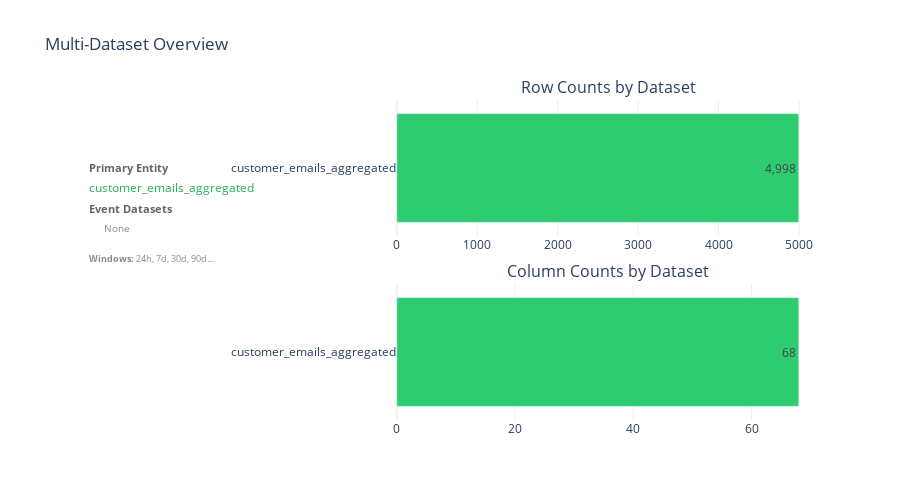

This figure's notebook cell:
### Markdown cell above
## 5.2 Multi-Dataset Dashboard

### Code cell
# Create multi-dataset findings and visual dashboard
multi = manager.create_multi_dataset_findings()

if len(datasets) > 0:
    # Prepare data for visualization
    names = [ds.name for ds in datasets]
    rows = [ds.row_count for ds in datasets]
    cols = [ds.column_count for ds in datasets]
    granularities = ["Entity" if ds.granularity == DatasetGranularity.ENTITY_LEVEL else "Event" 
                     for ds in datasets]
    colors = ["#2ecc71" if ds.granularity == DatasetGranularity.ENTITY_LEVEL else "#3498db"
              for ds in datasets]

    # Create dashboard with metrics column + horizontal bar charts
    fig = make_subplots(
        rows=2, cols=2,
        column_widths=[0.35, 0.65],
        row_heights=[0.5, 0.5],
        specs=[[{"type": "xy", "rowspan": 2}, {"type": "bar"}],
               [None, {"type": "bar"}]],
        subplot_titles=("", "Row Counts by Dataset", "Column Counts by Dataset"),
        horizontal_spacing=0.12,
        vertical_spacing=0.15
    )

    # Left panel: invisible placeholder for metrics
    fig.add_trace(go.Scatter(x=[0], y=[0], mode='markers', marker=dict(opacity=0), showlegend=False), row=1, col=1)

    # Top right: Horizontal bar chart for row counts (names readable on y-axis)
    fig.add_trace(
        go.Bar(y=names, x=rows, orientation='h', marker_color=colors, name="Rows",
               text=[f"{r:,}" for r in rows], textposition="auto",
               hovertemplate="%{y}: %{x:,} rows<extra></extra>"),
        row=1, col=2
    )

    # Bottom right: Horizontal bar chart for column counts
    fig.add_trace(
        go.Bar(y=names, x=cols, orientation='h', marker_color=colors, name="Columns",
               text=cols, textposition="auto",
               hovertemplate="%{y}: %{x} columns<extra></extra>"),
        row=2, col=2
    )

    # Build metrics text for left panel (expandable list format)
    annotations = []
    y_pos = 0.98

    # Total Datasets (label + value)
    annotations.append(dict(x=0.01, y=y_pos, xref="paper", yref="paper",
        text="<b>Total Datasets</b>", showarrow=False, font=dict(size=11, color="#666"), xanchor="left"))
    y_pos -= 0.06
    annotations.append(dict(x=0.01, y=y_pos, xref="paper", yref="paper",
        text=f"<b>{len(multi.datasets)}</b>", showarrow=False, font=dict(size=18, color="#2c3e50"), xanchor="left"))
    y_pos -= 0.10

    # Primary Entity Dataset
    primary_name = multi.primary_entity_dataset or "Not detected"
    primary_color = "#27ae60" if multi.primary_entity_dataset else "#e74c3c"
    annotations.append(dict(x=0.01, y=y_pos, xref="paper", yref="paper",
        text="<b>Primary Entity</b>", showarrow=False, font=dict(size=11, color="#666"), xanchor="left"))
    y_pos -= 0.06
    annotations.append(dict(x=0.01, y=y_pos, xref="paper", yref="paper",
        text=f"<span style='color:{primary_color}'>{primary_name}</span>", 
        showarrow=False, font=dict(size=12), xanchor="left"))
    y_pos -= 0.10

    # Event Datasets (expandable list - one per row)
    annotations.append(dict(x=0.01, y=y_pos, xref="paper", yref="paper",
        text="<b>Event Datasets</b>", showarrow=False, font=dict(size=11, color="#666"), xanchor="left"))
    y_pos -= 0.06
    
    if multi.event_datasets:
        # Show each event dataset on its own line (supports 20+ datasets)
        max_display = min(len(multi.event_datasets), 8)  # Show up to 8, then summarize
        for i, event_name in enumerate(multi.event_datasets[:max_display]):
            annotations.append(dict(x=0.03, y=y_pos, xref="paper", yref="paper",
                text=f"• {event_name}", showarrow=False, font=dict(size=10, color="#3498db"), xanchor="left"))
            y_pos -= 0.045
        
        if len(multi.event_datasets) > max_display:
            remaining = len(multi.event_datasets) - max_display
            annotations.append(dict(x=0.03, y=y_pos, xref="paper", yref="paper",
                text=f"... +{remaining} more", showarrow=False, font=dict(size=10, color="#888"), xanchor="left"))
            y_pos -= 0.045
    else:
        annotations.append(dict(x=0.03, y=y_pos, xref="paper", yref="paper",
            text="None", showarrow=False, font=dict(size=10, color="#888"), xanchor="left"))
        y_pos -= 0.045

    # Aggregation Windows at bottom
    y_pos = max(y_pos - 0.05, 0.02)
    windows_str = ", ".join(multi.aggregation_windows[:4])
    if len(multi.aggregation_windows) > 4:
        windows_str += "..."
    annotations.append(dict(x=0.01, y=y_pos, xref="paper", yref="paper",
        text=f"<b>Windows:</b> {windows_str}", showarrow=False, font=dict(size=9, color="#888"), xanchor="left"))

    fig.update_layout(
        title="Multi-Dataset Overview",
        height=500,
        showlegend=False,
        template="plotly_white",
        annotations=annotations
    )

    # Hide axes on left panel
    fig.update_xaxes(visible=False, row=1, col=1)
    fig.update_yaxes(visible=False, row=1, col=1)
    
    # Configure horizontal bar axes
    fig.update_yaxes(categoryorder='total ascending', row=1, col=2)
    fig.update_yaxes(categoryorder='total ascending', row=2, col=2)

    display_figure(fig)

    # Legend for colors
    print("Legend: 🟢 Entity-level (one row per entity)  🔵 Event-level (multiple rows per entity)")
else:
    print("No datasets found. Run notebooks 01a-01d first to explore your data.")

### Figure 1 — Plotly figure (JSON) as saved in the notebook; plotly's stock layout.template omitted (floating-point values rounded to 4 significant figures)
{"data": [{"marker": {"opacity": 0}, "mode": "markers", "showlegend": false, "type": "scatter", "x": [0], "xaxis": "x", "y": [0], "yaxis": "y"}, {"hovertemplate": "%{y}: %{x:,} rows<extra></extra>", "marker": {"color": ["#2ecc71"]}, "name": "Rows", "orientation": "h", "text": ["4,998"], "textposition": "auto", "type": "bar", "x": [4998], "xaxis": "x2", "y": ["customer_emails_aggregated"], "yaxis": "y2"}, {"hovertemplate": "%{y}: %{x} columns<extra></extra>", "marker": {"color": ["#2ecc71"]}, "name": "Columns", "orientation": "h", "text": ["68"], "textposition": "auto", "type": "bar", "x": [68], "xaxis": "x3", "y": ["customer_emails_aggregated"], "yaxis": "y3"}], "layout": {"annotations": [{"font": {"size": 16}, "showarrow": false, "text": "Row Counts by Dataset", "x": 0.714, "xanchor": "center", "xref": "paper", "y": 1, "yanchor": "bottom", "yref": "paper"}, {"font": {"size": 16}, "showarrow": false, "text": "Column Counts by Dataset", "x": 0.714, "xanchor": "center", "xref": "paper", "y": 0.425, "yanchor": "bottom", "yref": "paper"}, {"font": {"color": "#666", "size": 11}, "showarrow": false, "text": "<b>Primary Entity</b>", "x": 0.01, "xanchor": "left", "xref": "paper", "y": 0.82, "yref": "paper"}, {"font": {"size": 12}, "showarrow": false, "text": "<span style='color:#27ae60'>customer_emails_aggregated</span>", "x": 0.01, "xanchor": "left", "xref": "paper", "y": 0.76, "yref": "paper"}, {"font": {"color": "#666", "size": 11}, "showarrow": false, "text": "<b>Event Datasets</b>", "x": 0.01, "xanchor": "left", "xref": "paper", "y": 0.66, "yref": "paper"}, {"font": {"color": "#888", "size": 10}, "showarrow": false, "text": "None", "x": 0.03, "xanchor": "left", "xref": "paper", "y": 0.6, "yref": "paper"}, {"font": {"color": "#888", "size": 9}, "showarrow": false, "text": "<b>Windows:</b> 24h, 7d, 30d, 90d...", "x": 0.01, "xanchor": "left", "xref": "paper", "y": 0.505, "yref": "paper"}], "height": 500, "showlegend": false, "title": {"text": "Multi-Dataset Overview"}, "xaxis": {"anchor": "y", "domain": [0, 0.308], "visible": false}, "xaxis2": {"anchor": "y2", "domain": [0.428, 1]}, "xaxis3": {"anchor": "y3", "domain": [0.428, 1]}, "yaxis": {"anchor": "x", "domain": [0, 1], "visible": false}, "yaxis2": {"anchor": "x2", "categoryorder": "total ascending", "domain": [0.575, 1]}, "yaxis3": {"anchor": "x3", "categoryorder": "total ascending", "domain": [0, 0.425]}}}
